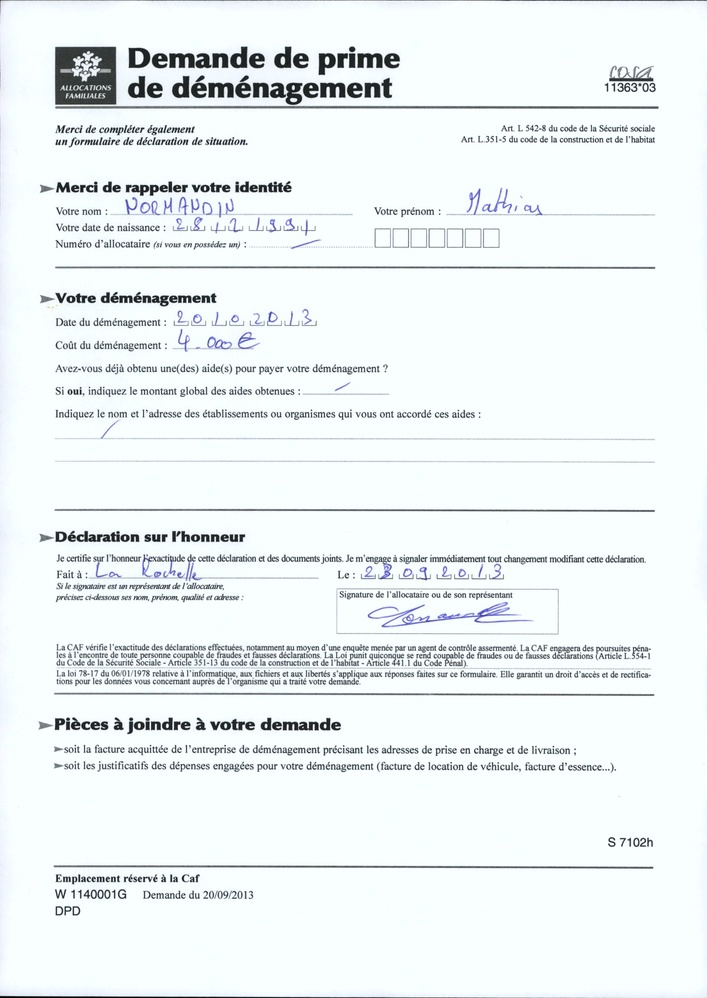
//> input picture IndexationMultimedia/TP/code/images/type1/CourrierDev001.jpg, 707 x 998 px, shrunk from 1240 x 1752 before the run
$ ./Classify images/type1/CourrierDev001.jpg   (built with g++ and OpenCV 4)
//> lines starting //> are read from the running program, lines starting //| are printed output that depends on the picture; after the words box and inside, x2 and y2 are one past the last pixel; in counts of white or black regions, pixels touching at a corner belong together
### IndexationMultimedia/TP/code/Classify.h
#ifndef CLASSIFY_H
#define CLASSIFY_H


#include <opencv2/opencv.hpp>
#include "opencv2/highgui/highgui.hpp"
#include "opencv2/imgproc/imgproc.hpp"

#include "XYCut.h"

class Classify{
    public:
        //constructor
        Classify(char *imgName);
    private:
        cv::Mat imageOriginal;
        cv::Mat imageGray;
        XYCut xyCut;
};

#endif

### IndexationMultimedia/TP/code/Classify.cpp
/*
 * =====================================================================================
 *
 *       Filename:  Classify.cpp
 *
 *    Description:  implementation
 *        Version:  1.0
 *        Created:  12/09/2013 02:02:20 PM
 *       Revision:  none
 *       Compiler:  gcc
 *         Author:  NGUYEN Van Tho (), thonv133@gmail.com
 *   Organization:  IFI
 *
 * =====================================================================================
 */

#include "Classify.h"

int main(int argc, char ** argv){
    Classify Classify(argv[1]);
}

Classify::Classify(char *img){
//> called with img = "images/type1/CourrierDev001.jpg"
    imageOriginal = cv::imread(img, CV_LOAD_IMAGE_UNCHANGED);
//> imageOriginal is the input picture: 998 rows x 707 cols, CV_8UC3; mean B, G, R 243.4, 242.4, 236.2
    cv::cvtColor(imageOriginal, imageGray, CV_BGR2GRAY);
    //cv::medianBlur(imageGray, imageGray, 5);
    cv::threshold(imageGray, imageGray, 220, 255, CV_THRESH_BINARY_INV);
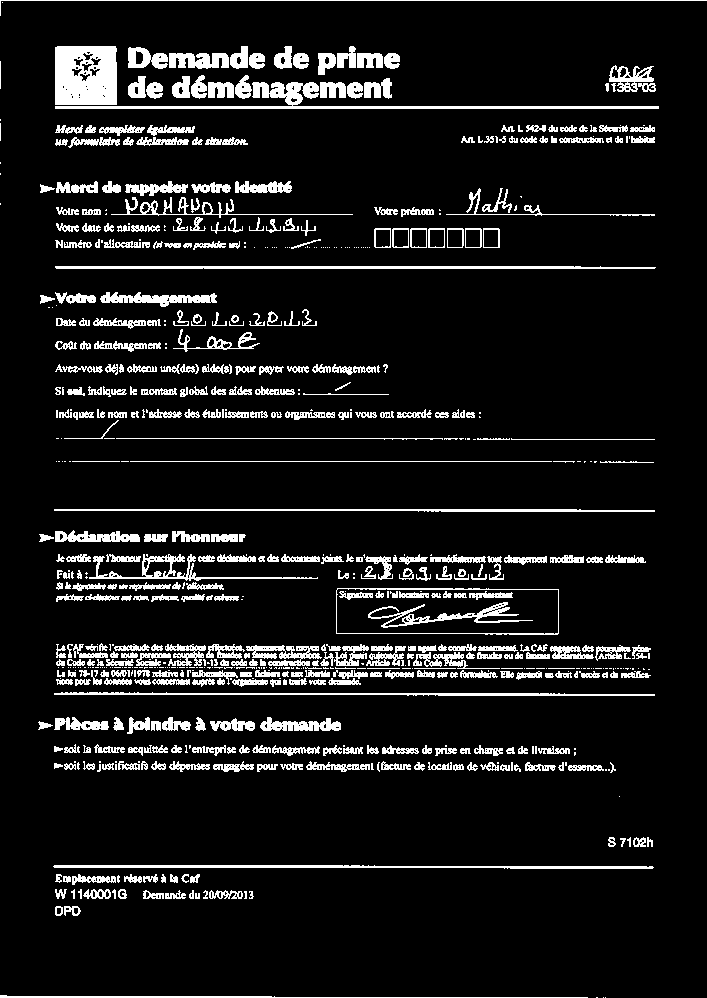
//> imageGray: 998 rows x 707 cols, CV_8UC1; 9.7% white; 713 white regions (271 under 20 px), largest, box (x1, y1, x2, y2) and area: (55, 46, 117, 105) 3368, (55, 82, 659, 109) 2755, (55, 266, 656, 269) 1725
    cv::medianBlur(imageGray, imageGray, 5);
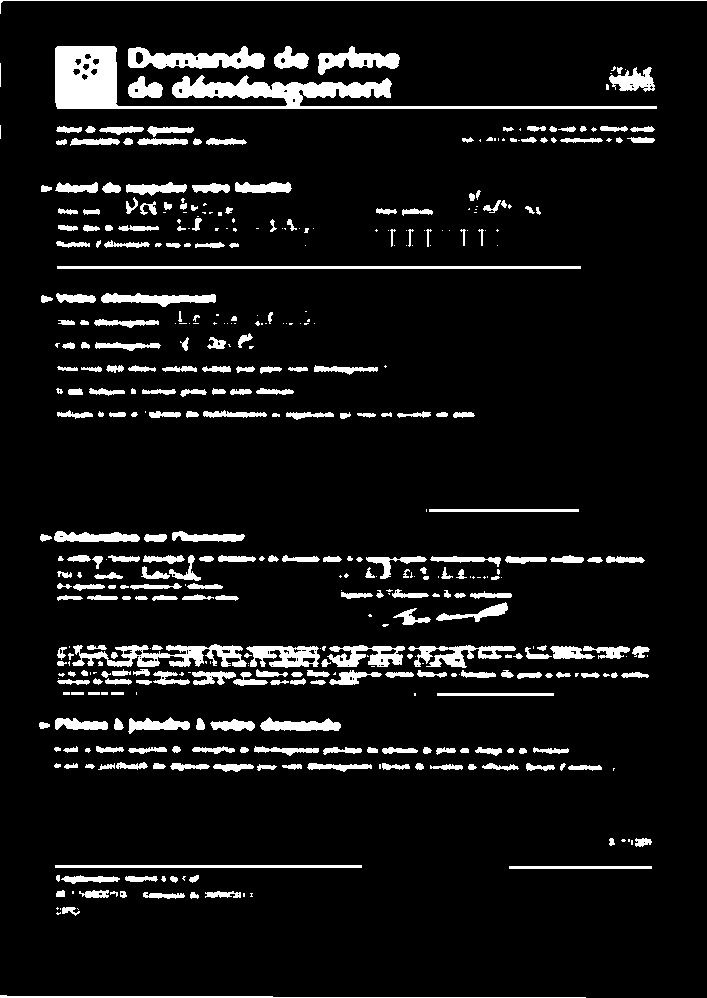
//> imageGray: 998 rows x 707 cols, CV_8UC1; 8.2% white; 450 white regions (142 under 20 px), largest, box (x1, y1, x2, y2) and area: (55, 46, 657, 109) 8583, (72, 644, 247, 667) 1987, (128, 46, 265, 69) 1874
    //cv::dilate(imageGray, imageGray, cv::Mat());
//> (the run ends here: the program needs code that is not available in this run, at `xyCut.setImage(imageGray);`)
